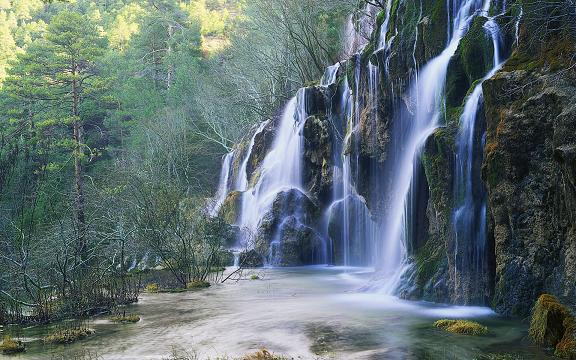
//> input picture src/lena.jpeg, 576 x 360 px
$ ./main   (built with g++ and OpenCV 4)
//> lines starting //> are read from the running program, lines starting //| are printed output that depends on the picture
#include <iostream>
#include <opencv2/opencv.hpp>

using namespace std;
using namespace cv;

int main(int argc, char* argv[]){
    const char* path = "lena.jpeg";
    Mat img = imread(path);
//> img is the input picture: 360 rows x 576 cols, CV_8UC3; mean B, G, R 111.7, 109.2, 94.4
    if (img.empty())
    {
        cout << "error";
        return -1;
    }
    imshow("原图像", img);


    //水平方向边缘提取
    Mat h_kern = (Mat_<float>(3, 3) << 1, 1, 1,
                                    0, 0, 0,
                                    -1, -1, -1);
    Mat h_mat;
    filter2D(img, h_mat, img.depth(), h_kern);
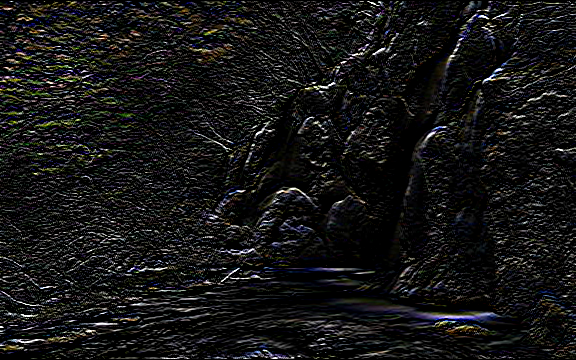
//> h_mat: 360 rows x 576 cols, CV_8UC3; mean B, G, R 21.4, 21.4, 21.5
    imshow("水平方向边缘提取", h_mat);

    Mat v_kern = (Mat_<float>(3, 3) << 1, 0, -1,
                                    1, 0, -1,
                                    1, 0, -1);
    Mat v_mat;
    filter2D(img, v_mat, img.depth(), v_kern);
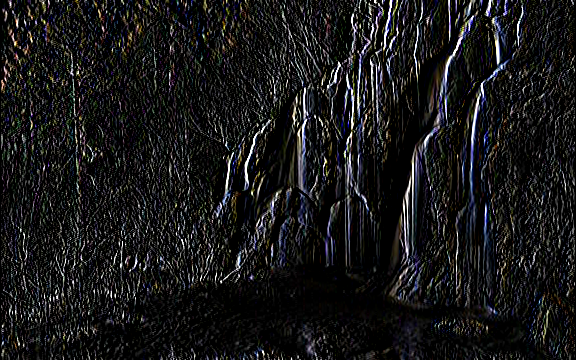
//> v_mat: 360 rows x 576 cols, CV_8UC3; mean B, G, R 24.3, 23.8, 23.9
    imshow("线性非均值滤波2", v_mat);

    waitKey();

    return 0;
}
